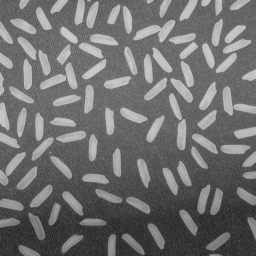
#> input picture figs/rice.png, 256 x 256 px
$ jupyter execute --allow-errors Rice_Counter_OpenCV.ipynb
#> lines starting #> are read from the running program, lines starting #| are printed output that depends on the picture; after the words box and inside, x2 and y2 are one past the last pixel; in counts of white or black regions, pixels touching at a corner belong together
[cell 1]
import cv2 as cv
import numpy as np
from matplotlib import pyplot as plt
from matplotlib.colors import ListedColormap
import re
from datetime import datetime

[cell 2]
img = cv.imread('figs/rice.png')
#> img is the input picture: shape (256, 256, 3); min 40, max 204, mean 111.2
gray_image = cv.cvtColor(img, cv.COLOR_BGR2GRAY)
plt.figure(figsize=(6,6))
plt.imshow(gray_image, cmap='gray')
plt.axis('off')
plt.title("Grayscale Rice Image")
plt.tight_layout()
plt.show()

[cell 3]
adaptive_thresh = cv.adaptiveThreshold(gray_image, 255, cv.ADAPTIVE_THRESH_GAUSSIAN_C,
                                       cv.THRESH_BINARY, 101, 1)
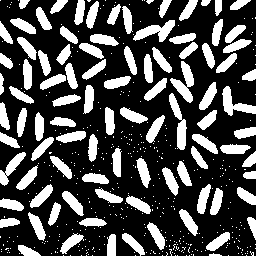
#> adaptive_thresh: shape (256, 256); 29.6% white; 477 white regions (382 under 20 px), largest, box (x1, y1, x2, y2) and area: (170, 61, 194, 103) 443, (169, 93, 187, 150) 427, (133, 20, 175, 42) 424
plt.figure(figsize=(6,6))
plt.imshow(adaptive_thresh, cmap='gray')
plt.axis('off')
plt.title("Adaptive Thresholding")
plt.tight_layout()
plt.savefig('figs/rice_binary.png')
plt.show()

[cell 4]
# noise removal
kernel = cv.getStructuringElement(cv.MORPH_ELLIPSE, (3,3))
opening = cv.morphologyEx(adaptive_thresh,cv.MORPH_OPEN,kernel, iterations = 1)
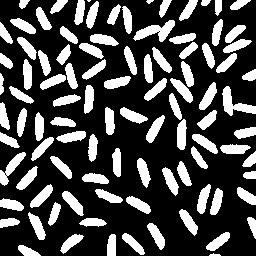
#> opening: shape (256, 256); 28.7% white; 98 white regions (1 under 20 px), largest, box (x1, y1, x2, y2) and area: (133, 20, 175, 42) 421, (222, 86, 256, 116) 406, (0, 152, 26, 186) 303

plt.figure(figsize=(6,6))
plt.imshow(opening, cmap='gray')
plt.axis('off')
plt.title("Morphological Opening")
plt.tight_layout()
plt.savefig('figs/rice_opening.png')
plt.show()

[cell 5]
maintain_border_pixels = True

if maintain_border_pixels:
    h, w = opening.shape
#> h = 256; w = 256
    border = 1 # width of protected border region

    border_mask = np.zeros_like(opening, dtype=np.uint8)
    border_mask[:border, :] = 1
    border_mask[-border:, :] = 1
    border_mask[:, :border] = 1
    border_mask[:, -border:] = 1

    center_mask = 1 - border_mask

    ## Finding foreground area
    # The distance transform links each pixel intensity to its distance from the nearest zero pixel
    dist_transform = cv.distanceTransform(opening,cv.DIST_L2,3)
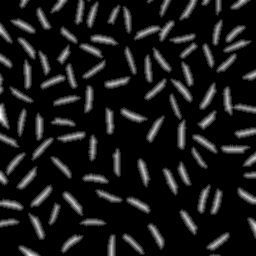
#> dist_transform: shape (256, 256) float32; min 0, max 6.68, mean 0.653; drawn with min black and max white
    # Thresholding enables to obtain the sure foreground area
    ret, dt_fg = cv.threshold(dist_transform, 0.40 * dist_transform.max(), 255, 0)
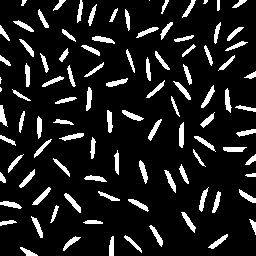
#> dt_fg: shape (256, 256) float32; 11.7% white; 100 white regions (4 under 20 px), largest, box (x1, y1, x2, y2) and area: (64, 193, 81, 213) 113, (179, 122, 184, 148) 112, (32, 187, 51, 205) 109
#> ret = 2.67
    dt_fg = np.uint8(dt_fg)

    border_fg = cv.bitwise_and(opening, opening, mask=border_mask)
#> border_fg: shape (256, 256); 0.46% white in thin lines or dots

    sure_fg = cv.bitwise_or(
        cv.bitwise_and(dt_fg, dt_fg, mask=center_mask),
        border_fg
    )
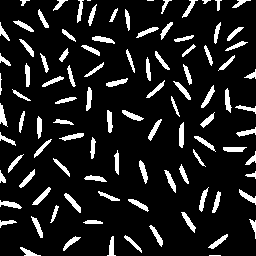
#> sure_fg: shape (256, 256); 11.9% white; 101 white regions (4 under 20 px), largest, box (x1, y1, x2, y2) and area: (64, 193, 81, 213) 113, (179, 122, 184, 148) 112, (32, 187, 51, 205) 109

    border_fg = sure_fg & border_mask
#> border_fg: shape (256, 256); values 0 (black) and 1 (white), 0.46% white in thin lines or dots
    border_fg = cv.dilate(border_fg, kernel, iterations=1)
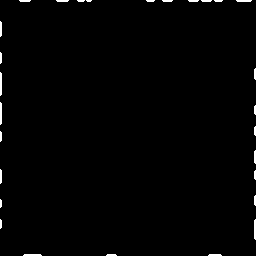
#> border_fg: shape (256, 256); values 0 (black) and 1 (white), 1% white; 28 white regions (9 under 20 px), largest, box (x1, y1, x2, y2) and area: (0, 72, 2, 96) 46, (0, 102, 2, 125) 44, (254, 219, 256, 240) 40

    # Combine back
    sure_fg = (sure_fg | border_fg).astype(np.uint8)
else:
    ## Finding foreground area
    # The distance transform links each pixel intensity to its distance from the nearest zero pixel
    dist_transform = cv.distanceTransform(opening,cv.DIST_L2,3)
    # Thresholding enables to obtain the sure foreground area
    ret, sure_fg = cv.threshold(dist_transform, 0.40 * dist_transform.max(), 255, 0)
    sure_fg = np.uint8(sure_fg)

# Marker labelling
plt.figure(figsize=(6,6))
plt.imshow(sure_fg, cmap='gray')
plt.axis('off')
plt.title("Sure Foreground")
plt.tight_layout()
plt.savefig('figs/rice_sure_fg.png')
plt.show()

[cell 6]
# Counts the number of individualy connected components and associates a unique label to each component
num_labels, markers = cv.connectedComponents(sure_fg)
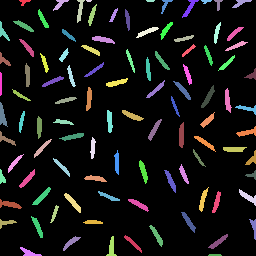
#> markers: shape (256, 256) int32; 102 distinct labels, from 0 to 101; one colour per label, 0 black
#> num_labels = 102

random_colors = np.random.rand(num_labels, 3)
#> random_colors = 102 rows, first 8: [0.549, 0.715, 0.603], [0.545, 0.424, 0.646], [0.438, 0.892, 0.964], [0.383, 0.792, 0.529], [0.568, 0.926, 0.071], [0.0871, 0.0202, 0.833], [0.778, 0.87, 0.979], [0.799, 0.461, 0.781]
random_colors[0] = [0, 0, 0]
cmap = ListedColormap(random_colors)

plt.figure(figsize=(6,6))
plt.imshow(markers, cmap=cmap)
plt.title("Detected Labels")
plt.axis('off')
plt.tight_layout()
plt.savefig('figs/rice_labels.png')
plt.show()

print(num_labels - 1, "labels found")
#| 101 labels found

[cell 7]
# Normal watershed segmentation tends to over-segment the objects espacially on the borders
#cv.watershed(img, markers)

# Morphological reconstruction to expand the markers within the opening area
reconstruct = markers.astype(np.uint16)

kernel = np.ones((3,3), np.uint8)

for _ in range(40):
    new = cv.dilate(reconstruct, kernel)
    reconstruct = np.where(
        (reconstruct == 0) & (new > 0) & (opening > 0),
        new,
        reconstruct
    )
#> this loop made 40 passes
#> pass 1, `new = cv.dilate(reconstruct, kernel)`:
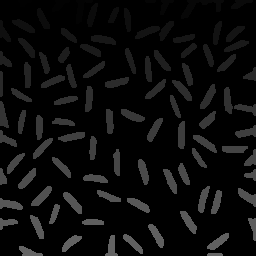
#> new: shape (256, 256) uint16; min 0, max 101, mean 11.5
#> pass 2, `reconstruct = np.where( (reconstruct == 0) & (new > 0) & (opening > 0)..`:
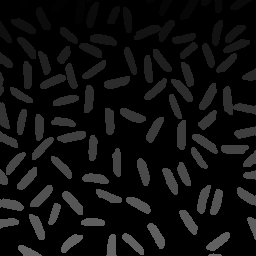
#> reconstruct: shape (256, 256) uint16; min 0, max 101, mean 15.1

# timestamp
timestamp = datetime.now().strftime("%Y-%m-%d %H:%M:%S")

plt.figure(figsize=(6,6))
plt.imshow(reconstruct, cmap=cmap)
plt.title(f"Labeled Rice Grains - {timestamp}")
plt.axis('off')
plt.tight_layout()
plt.savefig('figs/rice_coloured.png')
plt.show()

[cell 8]
# Update the Readme.md file
image_path = "figs/rice_coloured.png"  # path to the saved labeled rice image

# count
rice_count = num_labels - 1
#> rice_count = 101

# simple quality statement
if rice_count == 101:
    detection_statement = "All rice grains appear to be detected."
elif rice_count < 101:
    detection_statement = "Some rice grains are missing."
else:  # rice_count > 101
    detection_statement = "Too many rice grains detected; possible over-segmentation."

# Markdown report block
report_block = f"""
**Timestamp:** {timestamp}
**Rice Count:** {rice_count}
**Detection Report:** {detection_statement}

""".strip()

# Update only the report section in README.md
readme_path = "README.md"

#> (the rest of this cell did not finish here and is left out)

# Optinal Statistics

[cell 9]
# Compute pixel area of each labeled component
labels = reconstruct  # from previous cell

areas = []
for label in range(1, num_labels):  # skip background
    area = np.sum(labels == label)
    areas.append(area)
#> this loop made 101 passes
#> area on passes 1, 2, 3, 5, 6, 7, 8, 9, 10, 11, 12, 13: 68, 136, 195, 23, 128, 195, 49, 97, 127, 205, 197, 150
#> after the loop, areas = 101 values, max 249 at index 85, min 10 at index 3, mean 186.9

areas = np.array(areas)

# Plot histogram
plt.figure(figsize=(8,5))
plt.hist(areas, bins=30, color='skyblue', edgecolor='black')
plt.title("Histogram of Rice Grain Cluster Sizes")
plt.xlabel("Cluster Size (pixels)")
plt.ylabel("Number of Grains")
plt.grid(True, alpha=0.3)
plt.tight_layout()
plt.savefig('figs/rice_cluster_size_histogram.png')
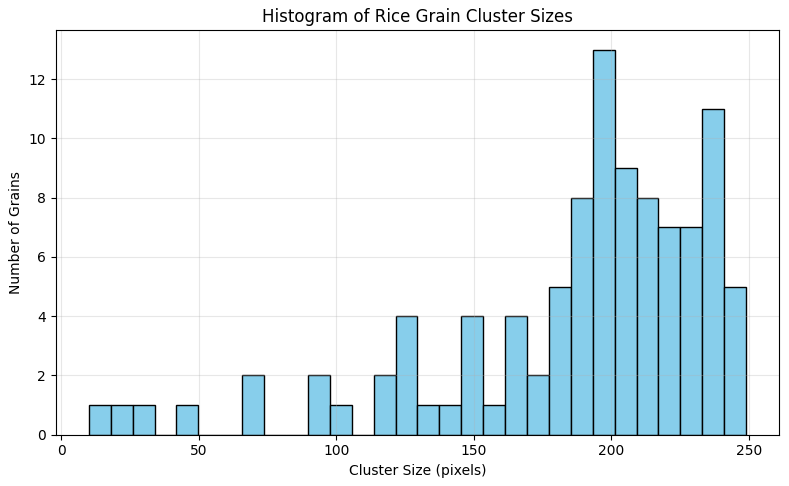
#> figure drawn by matplotlib, 1 panel; tallest bar 13 high, from x = 193.2 to 201.2
plt.show()

# Some statistics
print(f"Total grains: {len(areas)}")
#| Total grains: 101
print(f"Mean cluster size: {areas.mean():.2f} px")
#| Mean cluster size: 186.93 px
print(f"Median cluster size: {np.median(areas):.2f} px")
#| Median cluster size: 201.00 px
print(f"Max cluster size: {areas.max()} px")
#| Max cluster size: 249 px
